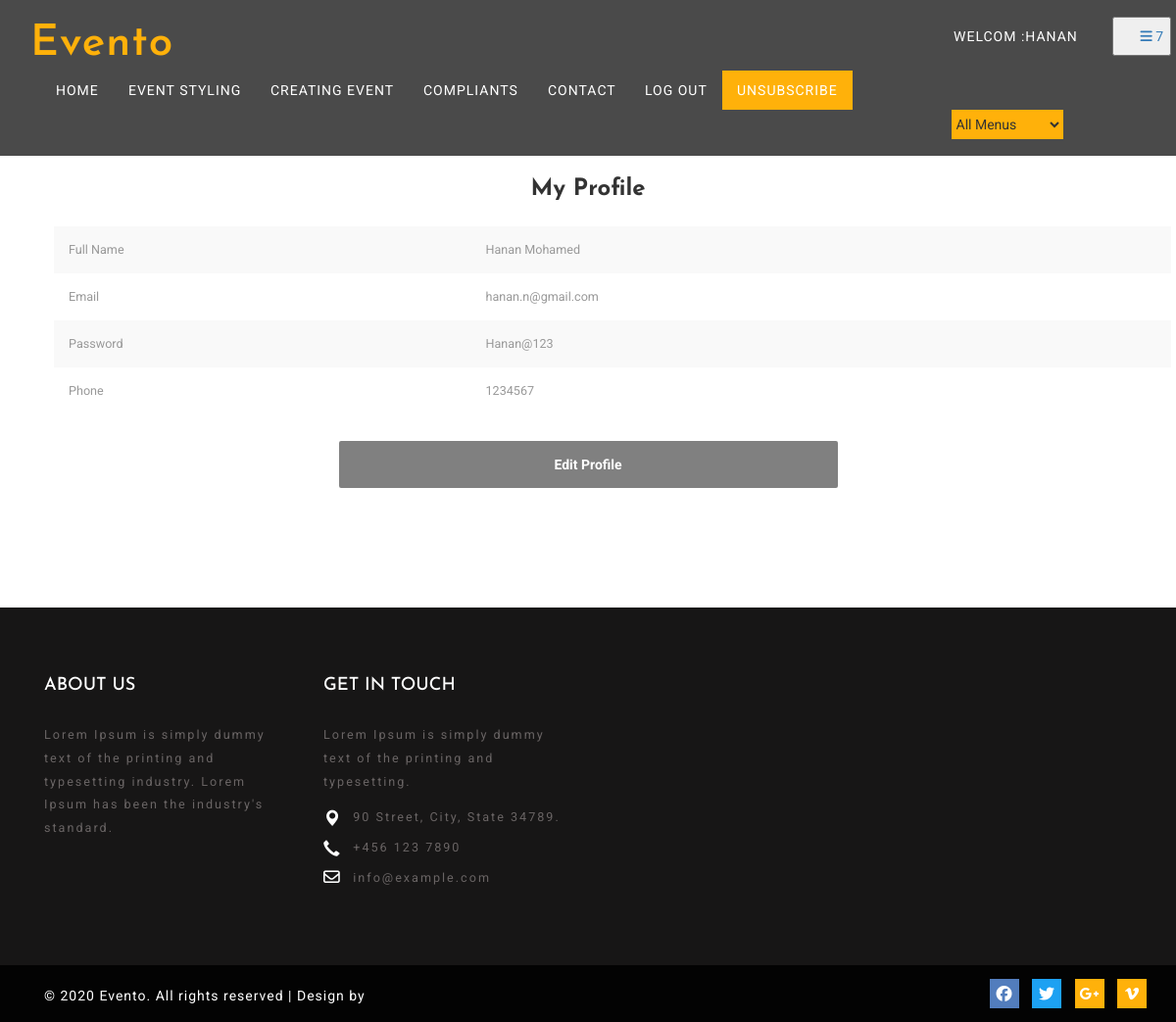
Page /profile.php (signed in) on the committed database.
### tables this page shows
CREATE TABLE `client` (
  `ClientID` int(11) NOT NULL,
  `FirstName` varchar(100) NOT NULL,
  `LastName` varchar(100) NOT NULL,
  `Email` varchar(100) NOT NULL,
  `Password` varchar(100) NOT NULL,
  `Phone` int(11) NOT NULL
);

### database.php (called while the page is built, shortened)
<?php
class Database
{
    var $conn;
    function __construct()
    {
        $this->conn=mysqli_connect("mysql5044.site4now.net","a6d99e_ntidb","Hanan@1693","db_a6d99e_ntidb");
    }
  function GetData($select)
  {
    $result= mysqli_query($this->conn,$select);
    return $result;
  }
}
?>

### customer.php (called while the page is built, shortened)
<?php
include_once "database.php";
class Customer extends Database implements Operation
{
    public function GetUserBYID(){
        $rs= parent::GetData("select * from `client` where ClientID ='" .$_SESSION["id"]."'");
       return $rs;
    }
}
?>

### profile.php (the view, shortened to what this page needs)
<?php
    if(isset($_SESSION["id"]))
        include_once "headerafter.php";
    else
    include_once "headerbefore.php";
?>
<br/>
<br/>
<br/>
<br/>
<br/>
<br/>
<div class="container" style="paddind-top:150px;paddind-bottom:150px">
<center>
<br/>
<br/>
<br/>
<captionstyle="margin:25px"> <h3><b> My Profile </h3></b> </caption>
<form   method="post" >
<table style="margin:25px;width:150%;" class="table table-borderd table-striped">
<?php
       include_once "customer.php";
       $cust=new Customer();
       $rs=$cust->GetUserBYID();
       if($row=mysqli_fetch_assoc($rs))
        {
  ?>
          <tr > <td> Full Name </td><td><?php  echo($row["FirstName"] . " "  .  $row["LastName"]); ?>  </td></tr>
          <tr> <td> Email  </td><td><?php  echo($row["Email"]); ?>  </td></tr>
          <tr> <td> Password  </td><td><?php  echo($row["Password"]); ?>  </td></tr>
          <tr> <td> Phone   </td><td><?php  echo($row["Phone"]); ?>  </td></tr>
          <?php
        }
        ?>
</table>
<tr><td colspan="2" style="text-align:center"><a href="update.php"  name="upd" class="btn btn-waring" style="width:45%; highit:60px;background-color:Gray; ">Edit Profile <a></td></tr>
</form>
</center>
</div>
<br/>
<br/>
<br/>
<br/>
<br/>
<br/>
<?php include_once "footer.php" ?>

### css/style.css (style rules this page uses)
body { margin:0; font-family: 'Roboto', sans-serif; background: #fff; }
body a { transition: 0.5s all; -webkit-transition: 0.5s all; -moz-transition: 0.5s all; -o-transition: 0.5s all; -ms-transition: 0.5s all; text-decoration:none; outline:none; }
h1,h2,h3,h4,h5,h6 { margin:0; font-family: 'Josefin Sans', sans-serif; }
.btn { padding: 1em 2em; border: 0.15em solid #fff; color: #fff; text-decoration: none; font-weight: 700; transition: background 250ms; }
.contact-btm p a { color: #696464; }
.table > thead > tr > th, .table > tbody > tr > th, .table > tfoot > tr > th, .table > thead > tr > td, .table > tbody > tr > td, .table > tfoot > tr > td { border-top: none !important; }
.table td, .table>tbody>tr>td, .table>tbody>tr>th, .table>tfoot>tr>td, .table>tfoot>tr>th, .table>thead>tr>td, .table>thead>tr>th { padding: 15px!important; }
.table > thead > tr > th, .table > tbody > tr > th, .table > tfoot > tr > th, .table > thead > tr > td, .table > tbody > tr > td, .table > tfoot > tr > td { font-size: 0.9em; color: #999; border-top: none !important; }

### rows in the picture
client: FirstName "Hanan", LastName "Mohamed", Email "hanan.n@gmail.com", Password "Hanan@123", Phone "1234567"

### other values in the picture
$_SESSION["name"] "HANAN"
$row["countpro"] "7"
